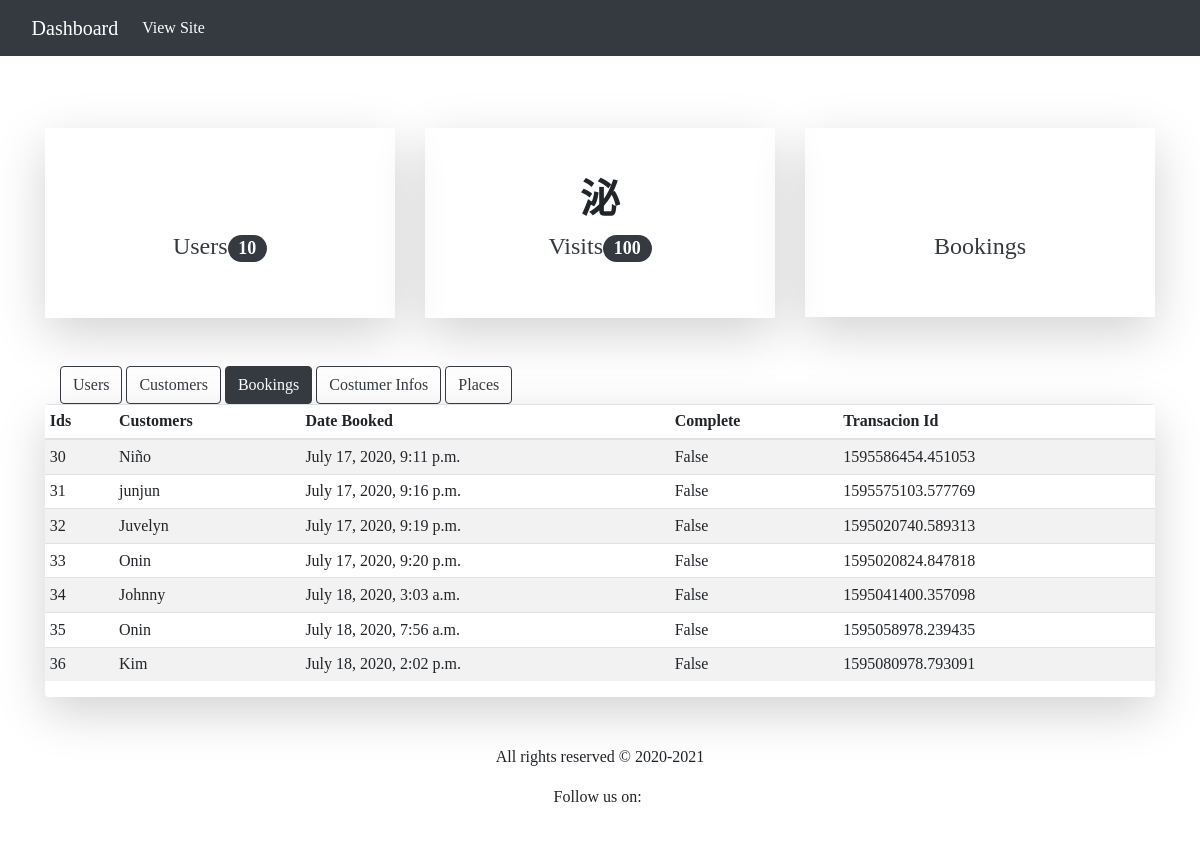
The app's page /dashboard/dashboard-bookings/ (signed in), older data.
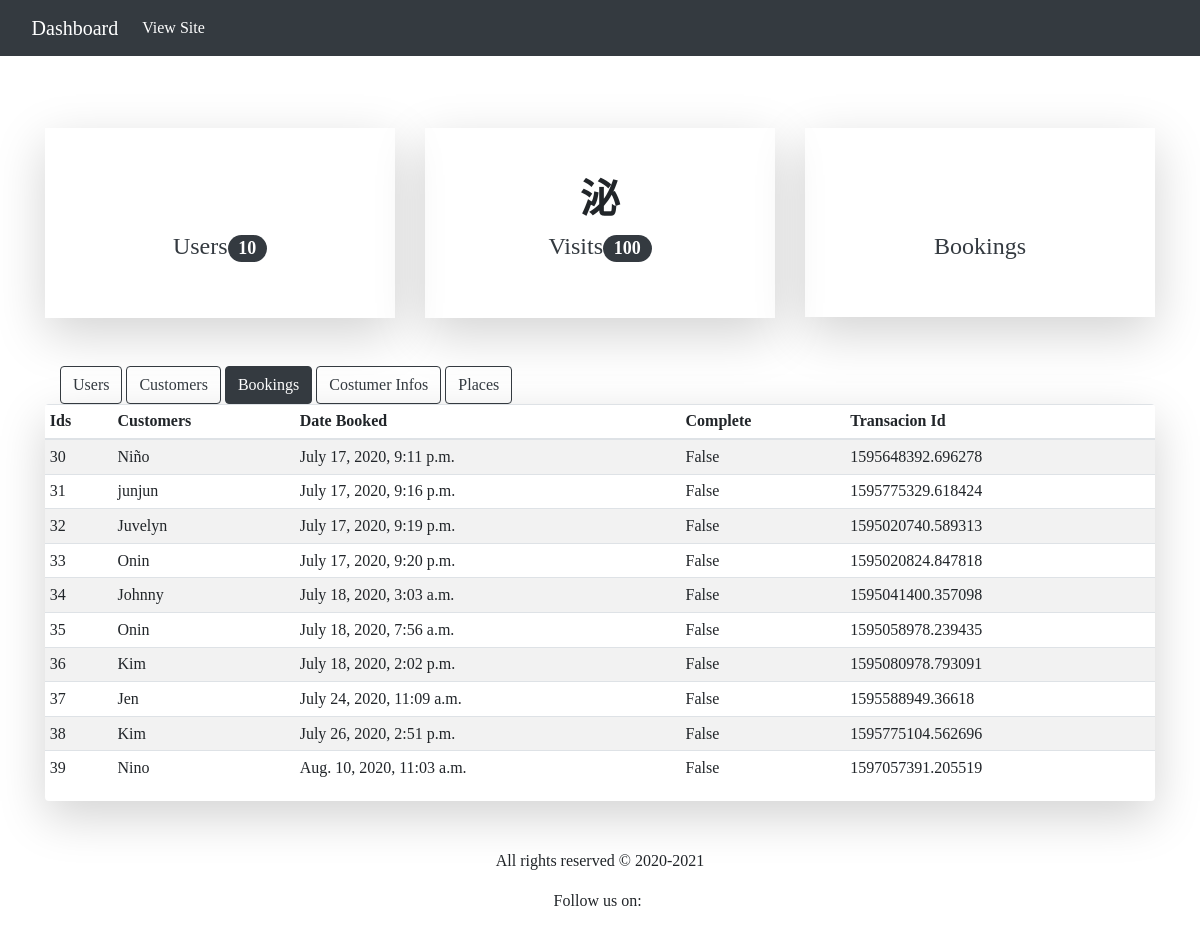
The same page, newer data.
### travel/models.py (models this page shows, shortened)
class Booking(models.Model):
	customer = models.ForeignKey(Customer, on_delete=models.SET_NULL, blank=True, null=True)
	date_booked = models.DateTimeField(auto_now_add=True)
	complete = models.BooleanField(default=False, null=True, blank=True)
	transaction_id = models.CharField(max_length=100, null=True)

class Customer(models.Model):
	user = models.CharField(max_length=100, null=True)
	first_name = models.CharField(max_length=100, null=True)
	last_name = models.CharField(max_length=100, null=True)
	def __str__(self):
		return self.first_name

### travel_crm/views.py (the view)
# urls.py: path('dashboard-bookings/', DashboardBookings.as_view(), name="travel-dashboard-bookings"),
@method_decorator(staff_member_required, name='dispatch')
class DashboardBookings(ListView):
	model = Booking
	template_name = 'travel_crm/dashboard-bookings.html'
	context_object_name = 'bookings'
	extra_context = {
		'title':'Bookings'
	}

### travel_crm/templates/travel_crm/dashboard-bookings.html
{% extends "travel_crm/base.html" %}
{% block content %}
	<div class="container mt-3 mb-5">
		<div class="row">
			<div class="col-lg-12">
				<div class="container">
					<a href="{% url 'travel-dashboard-users' %}" class="btn btn-outline-dark">Users</a>
					<a href="{% url 'travel-dashboard-customers' %}" class="btn btn-outline-dark">Customers</a>
					<a href="{% url 'travel-dashboard-bookings' %}" class="btn btn-dark">Bookings</a>
					<a href="{% url 'travel-dashboard-customer-infos' %}" class="btn btn-outline-dark">Costumer Infos</a>
					<a href="{% url 'travel-dashboard-places' %}" class="btn btn-outline-dark">Places</a>
				</div>
				<div class="table-responsive shadow-lg rounded">
	        <table class="table table-striped table-sm">
	          <thead>
	            <tr>
	              <th>Ids</th>
	              <th>Customers</th>
	              <th>Date Booked</th>
	              <th>Complete</th>
	              <th>Transacion Id</th>
	            </tr>
	          </thead>
	          <tbody>
	          	{% for booking in bookings %}
		            <tr>
		            	<td>{{ booking.id }}</td>
		            	<td>{{ booking.customer }}</td>
			            <td>{{ booking.date_booked }}</td>
			            <td>{{ booking.complete }}</td>
			            <td>{{ booking.transaction_id }}</td>
		            </tr>
	            {% endfor %}
	          </tbody>
	        </table>
	      </div>
			</div>
		</div>
	</div>
{% endblock content %}

Row changes from the older to the newer data that the page shows:
changed Booking "July 17, 2020, 9:11 p.m.": transaction_id "1595586454.451053" → "1595648392.696278"
changed Booking "July 17, 2020, 9:16 p.m.": transaction_id "1595575103.577769" → "1595775329.618424"
added Booking: id "37", customer "Jen", date_booked "July 24, 2020, 11:09 a.m.", complete "False", transaction_id "1595588949.36618"
added Booking: id "38", customer "Kim", date_booked "July 26, 2020, 2:51 p.m.", complete "False", transaction_id "1595775104.562696"
added Booking: id "39", customer "Nino", date_booked "Aug. 10, 2020, 11:03 a.m.", complete "False", transaction_id "1597057391.205519"
